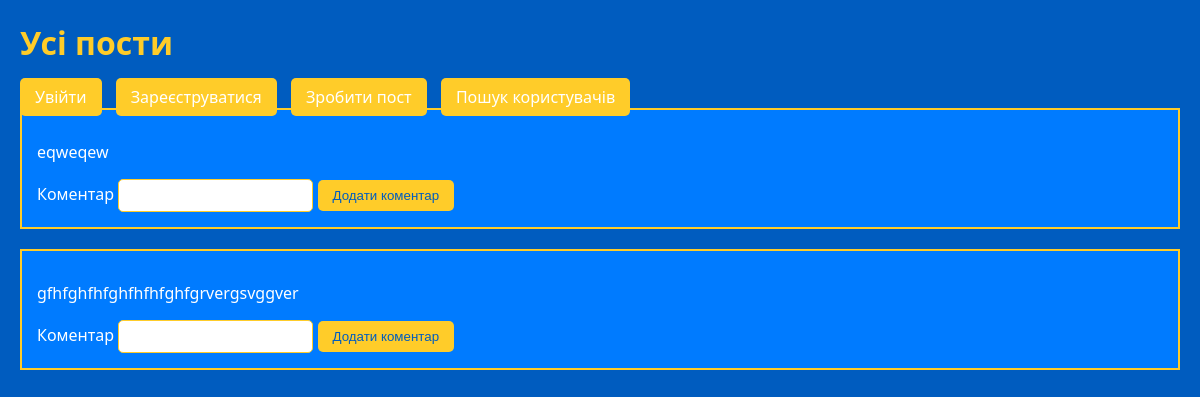
/, run on an earlier commit of the app's database.
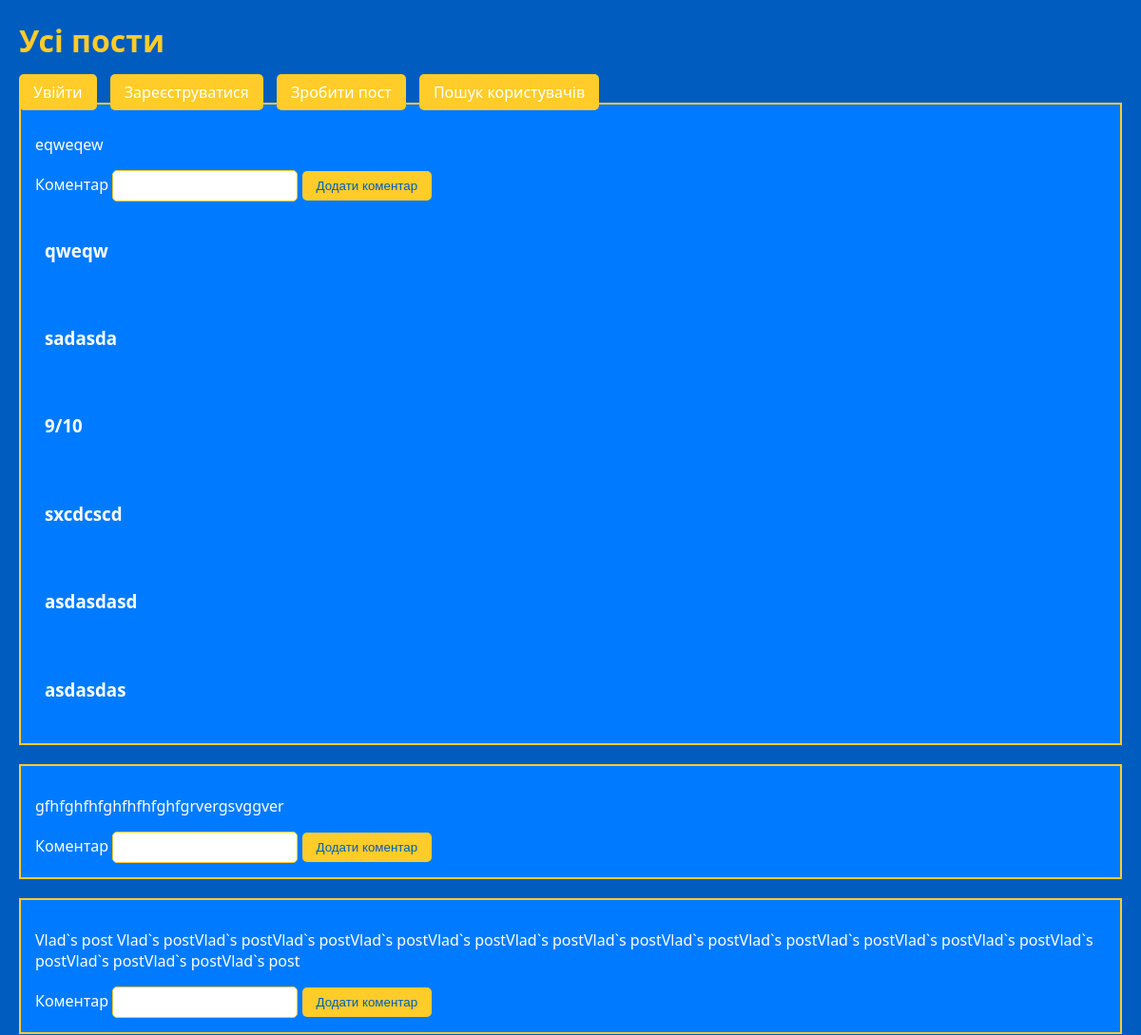
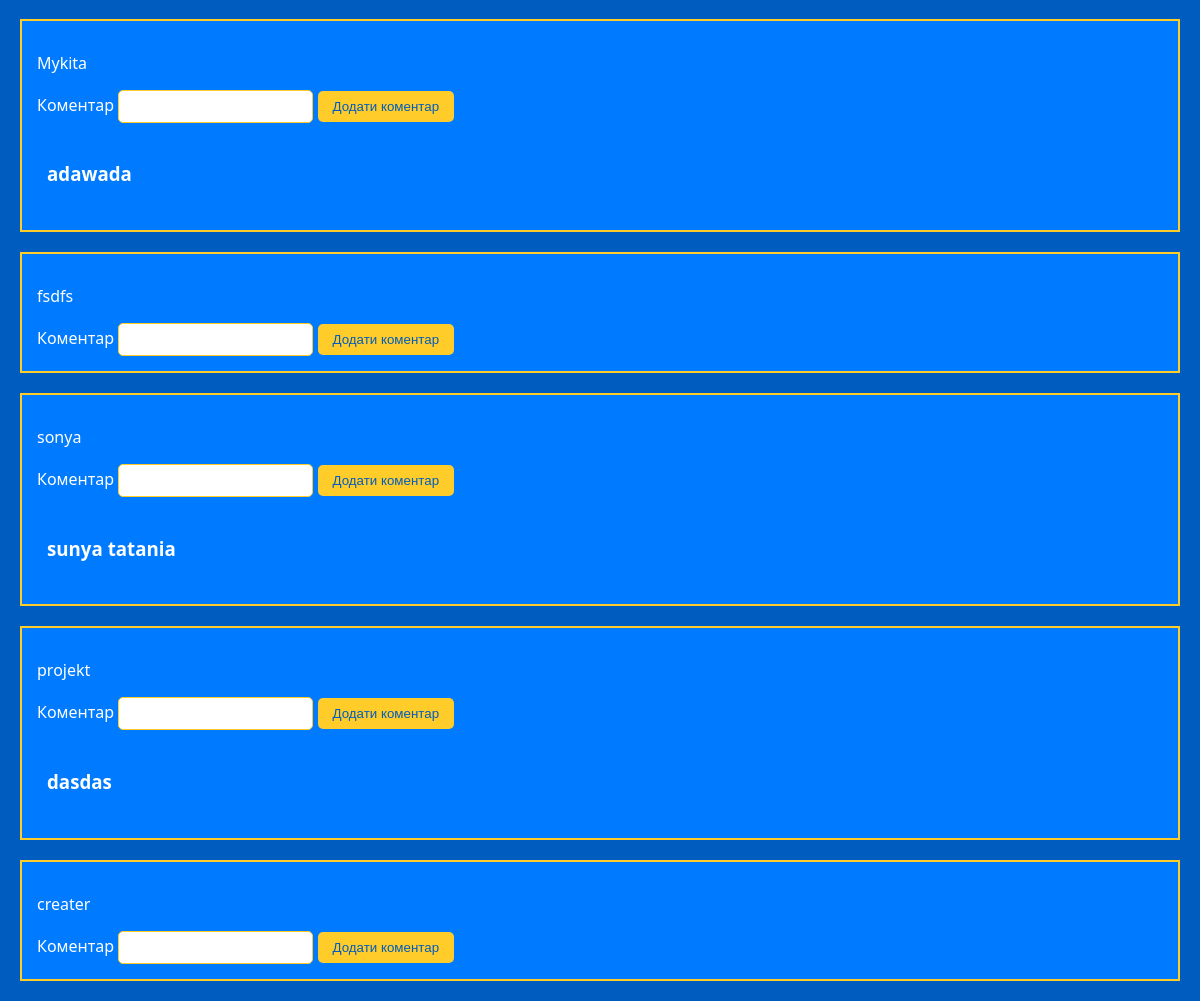
And on a later commit of the database (2 pictures, top to bottom).
### app_10_22/models.py (models this page shows)
class Post(models.Model):
    user = models.ForeignKey(User, on_delete=models.CASCADE)
    content = models.TextField()
    created_at = models.DateTimeField(auto_now_add=True)

class Comment(models.Model):
    user = models.ForeignKey(User, on_delete=models.CASCADE)
    post = models.ForeignKey(Post, on_delete=models.CASCADE)
    content = models.TextField()
    created_at = models.DateTimeField(auto_now_add=True)

### app_10_22/views.py (the view)
# urls.py: path('', views.main_post, name='main_post'),
def main_post(request):
    main_post = Post.objects.all()
    coments = Comment.objects.all()
    return render(request, 'main_post.html', {'posts': main_post, 'comments': coments})

### app_10_22/templates/main_post.html (shortened to what this page needs)
<!DOCTYPE html>
<html lang="uk">
<head>
</head>
<body>
    <h1>Усі пости</h1>
    <div>
        <a href="/login" class="btn">Увійти</a>
        <a href="/registration" class="btn">Зареєструватися</a>
        <a href="/create_post" class="btn">Зробити пост</a>
        <a href="/search" class="btn">Пошук користувачів</a>
    </div>
    {% for post in posts %}
        <div class="post">
            <p>{{ post.content }}</p>
            <form method="POST" action="/comments/">
            <label for="comment_text">Коментар</label>
            <input type="text" name="text" id="comment_text">
            <button type="submit" class="main-btn">Додати коментар</button>
            </form>
            {% for comment in comments %}
            {% if comment.post == post %}
            <div class="comment">
                <h3 style="color: #fff;">{{ comment.content }}</h3>
            </div>
            {% endif %}
            {% endfor %}
        </div>
    {% endfor %}
</body>
</html>

### app_10_22/templates/main_post.html (style rules this page uses)
body { font-family: 'Segoe UI', Tahoma, Geneva, Verdana, sans-serif; background-color: #005cbf; color: #fff; margin: 20px; }
h1 { color: #ffcc29; }
div.post { border: 2px solid #ffcc29; background-color: #007bff; padding: 15px; margin-bottom: 20px; }
div.comment { background-color: #007bff; color: #fff; padding: 10px; margin-top: 10px; }
a.btn { color: #fff; background-color: #ffcc29; text-decoration: none; padding: 8px 15px; margin-right: 10px; border-radius: 5px; transition: background-color 0.3s, transform 0.3s; }
input[type="text"] { padding: 8px; border-radius: 5px; border: 1px solid #ffcc29; }
button.main-btn { padding: 8px 15px; border: none; border-radius: 5px; background-color: #ffcc29; color: #005cbf; cursor: pointer; transition: background-color 0.3s, transform 0.3s; }

What changed in the data, as far as the page shows it:
added Comment: content "qweqw", shown under Post "eqweqew"
added Comment: content "sadasda", shown under Post "eqweqew"
added Comment: content "9/10", shown under Post "eqweqew"
added Comment: content "sxcdcscd", shown under Post "eqweqew"
added Comment: content "asdasdasd", shown under Post "eqweqew"
added Comment: content "asdasdas", shown under Post "eqweqew"
added Post: content "Vlad`s post Vlad`s postVlad`s postVlad`s postVlad`s postVlad`s postVlad`s postVlad`s postVlad`s postVlad`s postVlad`s postVlad`s postVlad`s postVlad`s postVlad`s postVlad`s postVlad`s post"
added Post: content "Mykita"
added Comment: content "adawada", shown under "Mykita"
added Post: content "fsdfs"
added Post: content "sonya"
added Comment: content "sunya tatania", shown under "sonya"
added Post: content "projekt"
added Comment: content "dasdas", shown under "projekt"
added Post: content "creater"
